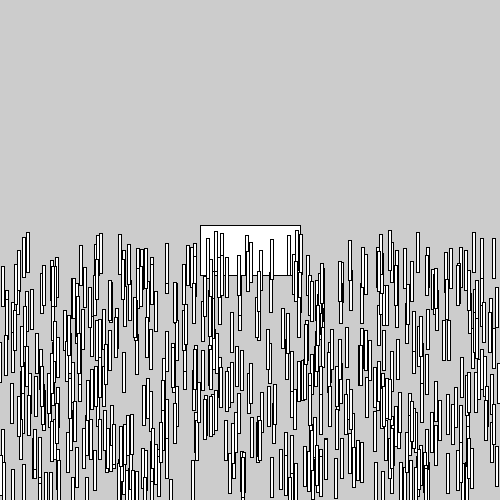
Frame 1 (no input)
Frame 60 (the mouse pressed at the canvas centre just before this capture): identical to frame 1, image omitted
Frame 120 (the mouse held since frame 60 and released just before this capture): identical to frame 1, image omitted

The Processing sketch that drew this single still picture (run headless with seeded random() and noise(); from frame 60 on, the mouse is pressed at the canvas centre):

// Processing sketch: dogDays1
// ── dogDays1.pde
void setup() {
  size(500, 500);
  rectMode(CENTER);
  makeDog(width/2, height/2);
  makeGrass();
}

void draw() {
}

void makeDog(int dogX, int dogY) {
  final int dogWidth = 100;
  final int dogHeight = 50;
  rect(dogX, dogY, dogWidth, dogHeight);
}

void makeGrass() {
  final int bladeWidth = 3;
  final int bladeHeight = 40;
  
  int bladeX;
  int bladeY;
  
  int counter = 1;
  
  while(counter <= 500) {
    bladeX = int(random(0, width));
    bladeY = int(random(height/2, height));
    rect(bladeX, bladeY, bladeWidth, bladeHeight);
    counter++;
  }
}
